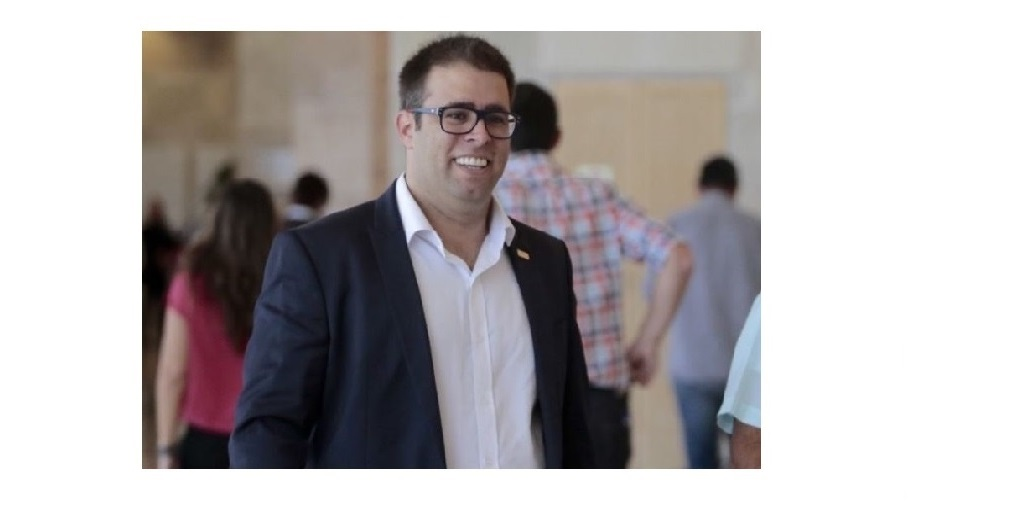
%> input picture Ex3/ex3/im_2A.jpg, 1024 x 512 px
$ octave blendingExample2.m   (GNU Octave 9; MATLAB toolbox functions it lacks are replaced by stand-ins)
%> lines starting %> are read from the running program, lines starting %| are printed output that depends on the picture
### Ex3/ex3/imReadAndConvert.m
function [ imageOutput] = imReadAndConvert(filename, representation )
%> called with filename = 'im_2A.jpg', representation = 2
% imReadAndConvert function - reads a given image  and converts it into a given representation
% INPUT:
% filename - string containing the image filename to read
% grayscale: representation = 1, RGB: reperesentation = 2
% OUTPUT:
% imageOutput - same image in the requested representation

I = imread(filename);
%> I is the input picture: size 512x1024x3 uint8; mean R, G, B 179.7, 175.3, 176.5
% convert image to [1,0]
I = double(I)/255;
%> I: size 512x1024x3 double

X = imfinfo(filename);
if representation == 1 % gray Scale
    if strcmp(X.ColorType, 'grayscale')
        imageOutput = I;
    else
        imageOutput = rgb2gray(I);
    end
else
    if representation == 2 % RGB
        if strcmp (X.ColorType,  'truecolor' )
        imageOutput = I;
        else
           error('Error. \nCan not convert grayscale picture to RGB');
        end
    end
end

end

### Ex3/ex3/GaussianPyramid.m
function [pyr, filter] = GaussianPyramid(im, maxLevels, filterSize)
% Creates Gaussian Pyramid of a given image
%   INPUT:
% im - a grayscale image with double values in [0,1]
% maxLevels - the maximal number of levels in the resulting pyramid
% filterSize - the size of the Gaussian filter
%   OUTPUT:
% pyr - is the resulting pyramid as a column cell array with maximum of maxLevels cells of grayscale images
% filter - is 1D-row of size filterSize used for the pyramid construction, normalized

MIN_RES = 16;
im = double(im);

% assume filterSize is odd
filter = binomialFilter1D(filterSize);

pyr(1) = {im};

level = 2;
imS = im;
while ( level <= maxLevels )
    %Blur
    imS = conv2(imS, filter, 'same');
    imS = conv2(imS, filter', 'same');
    % take only second pixel
    imS = imS(1:2:end,1:2:end);

    [m,n] = size(imS);
    % check minimal resolution
    if( min(m,n) < MIN_RES)
        break;
    end

    %update pyramid of G
    pyr(level) = {imS};
    level = level +1;
end

pyr = pyr';
end

### Ex3/ex3/binomialFilter1D.m
function filter = binomialFilter1D( filterSize )
% Find the binomical filter of 1-Dim by convolution [1,1]

filter = [1,1];
for i = 1 : filterSize - 2
    filter = conv(filter, [1,1]);
end
sumOfFilter = sum(filter);
filter = filter./sumOfFilter;

end

### Ex3/ex3/LaplacianPyramid.m
function [pyr, filter] = LaplacianPyramid(im, maxLevels, filterSize)
% Create Laplacian pyramid of a given image
%   INPUT:
% im - a grayscale image with double values in [0,1]
% maxLevels - the maximal number of levels in the resulting pyramid
% filterSize - the size of the Gaussian filter
%   OUTPUT:
% pyr is the resulting Laplacian pyramid as a column cell array with maximum of maxLevels cells of grayscale images
% filter is 1D-row of size filterSize used for the pyramid construction, normalized

% Calculate Gaussian Pyramid
[Gpyr, filter] = GaussianPyramid(im, maxLevels, filterSize);

numOfLevels = size(Gpyr,1);
pyr =  cell(numOfLevels,1);
pyr(numOfLevels) = Gpyr(numOfLevels);

pyrIdx = numOfLevels-1;
while( pyrIdx > 0 )
    prevGMat = Gpyr {pyrIdx+1};
    curGMat = Gpyr {pyrIdx};

    % expand prev Gausian
    expandedIm = ExpandImg( prevGMat, filter );

    % reduce from prev Gaussian the expanded and blured current Gaussian
    curLapMat = curGMat - expandedIm;
    pyr(pyrIdx) = {curLapMat};
    pyrIdx = pyrIdx -1;
end
end

### Ex3/ex3/pyramidBlending.m
function imBlend = pyramidBlending(im1, im2, mask, maxLevels, filterSizeIm, filterSizeMask)
% blend two images using laplacian pyramids
% INPUT:
% im1, im2 - are two input grayscale images to be blended.
% mask - is a binary mask containing 1's and 0's representing which parts of im1 and im2 should appear in the resulting imBlend.
% maxLevels - is the maxLevels parameter you should use when generating the Gaussian and Laplacian pyramids.
% filterSizeIm - is the size of the Gaussian filter ( od value, defining the filter used in the construction of the Laplacian pyramids of im1 and im2)
% filterSizeMask - is the size of the Gaussian filter (an odd scalar that represents a squared filter) which defining the filter used in the construction of the Gaussian pyramid of mask.
% OUTPUT:
% imBlended - the result blended image


% construct pyramids
[L1, filter] = LaplacianPyramid ( im1, maxLevels, filterSizeIm );
[L2, filter] = LaplacianPyramid ( im2, maxLevels, filterSizeIm );
[Gm, GaussianFilter] =  GaussianPyramid ( mask, maxLevels, filterSizeMask );

numOfLevels = size( L1,1 );
Lout =  cell( numOfLevels,1 );
for k = 1: numOfLevels
    Lout{k} = Gm{k}.*L1{k} + ( 1-Gm{k} ).*L2{k};
end

imBlend = LaplacianToImage(Lout, filter, ones(numOfLevels));
end

### Ex3/ex3/LaplacianToImage.m
function img = LaplacianToImage(lpyr, filter, coeffMultVec)
% LaplacianToImage implements the reconstruction of an image from its Laplacian Pyramid
%INPUT:
% pyr is a Laplacian pyramid
% filter used to built the pyramid
% coeffMultVec is a coefficient vector (size is the same as the number of
% levels in the pyramid lpyr)
%OUTPUT:
% img- constructed image

pyrSize = size(lpyr,1);
img =  cell2mat(lpyr(pyrSize));
for pyrIdx = pyrSize-1:-1:1
    expandedIm = ExpandImg(img, filter );
    largerLap = lpyr {pyrIdx} * coeffMultVec( pyrIdx );
    img = expandedIm + largerLap;
end

### Ex3/ex3/blendingExample2.m
% script- blendingExample2.m
filename_2A = 'im_2A.jpg';
filename_2B = 'im_2B.jpg';
X_A = imfinfo(filename_2A);
X_B = imfinfo(filename_2B);
if (strcmp(X_A.ColorType, 'truecolor') && (strcmp(X_B.ColorType, 'truecolor')))
    im_2A = imReadAndConvert(filename_2A, 2);
    im_2B = imReadAndConvert(filename_2B, 2);
%> call 2 of imReadAndConvert, with filename = 'im_2B.jpg', representation = 2
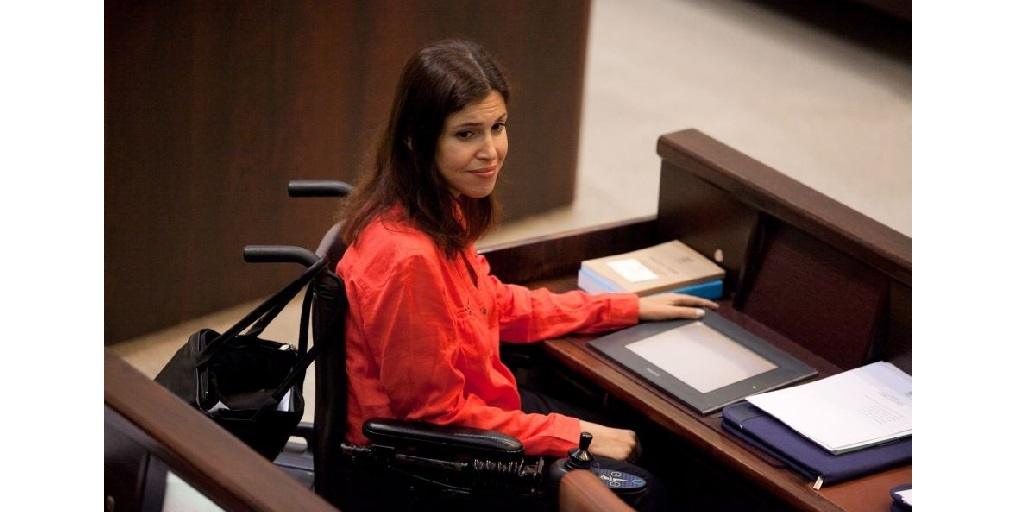
%> input picture Ex3/ex3/im_2B.jpg, 1024 x 512 px
%> in imReadAndConvert, I is the input picture: size 512x1024x3 uint8; mean R, G, B 132.6, 106.8, 100.7
else
    im_2A = imReadAndConvert(filename_2A, 1);
    im_2B = imReadAndConvert(filename_2B, 1);
end

mask_2 = imReadAndConvert('mask_2.jpg', 1);
%> call 3 of imReadAndConvert, with filename = 'mask_2.jpg', representation = 1
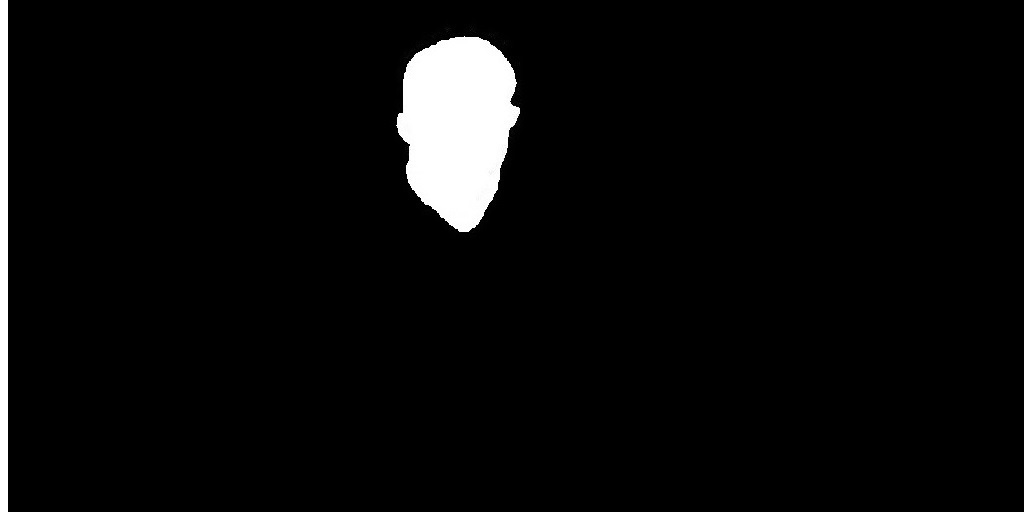
%> input picture Ex3/ex3/mask_2.jpg, 1024 x 512 px
%> in imReadAndConvert, I is the input picture: size 512x1024x3 uint8; min 0, max 255, mean 10.4
maxLevels = 5;
filterSizeIm = 5;
filterSizeMask = 5;

% for RGB:
imBlend = zeros(size(im_2A));
imageSize = size(im_2A,3);
%> imageSize = 3
for idx = 1 :imageSize
    % blend image
    imBlend(:,:,idx) = pyramidBlending(im_2A(:,:,idx), im_2B(:,:,idx), mask_2, maxLevels, filterSizeIm, filterSizeMask);
end
%> this loop made 3 passes
%> pass 1, in GaussianPyramid, `im = double(im);`:
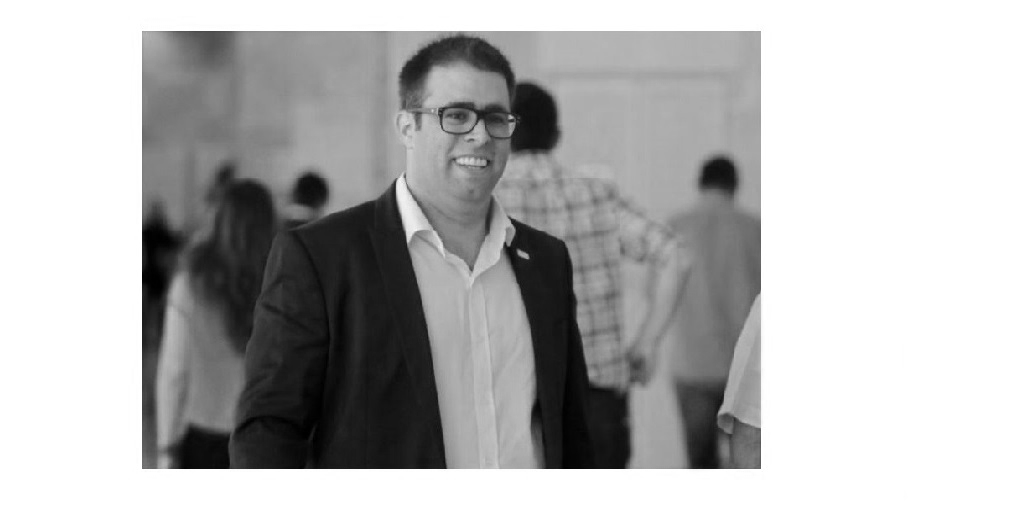
%> im: size 512x1024 double; min 0, max 1, mean 0.705
%> pass 1, in GaussianPyramid (call 2), `im = double(im);`:
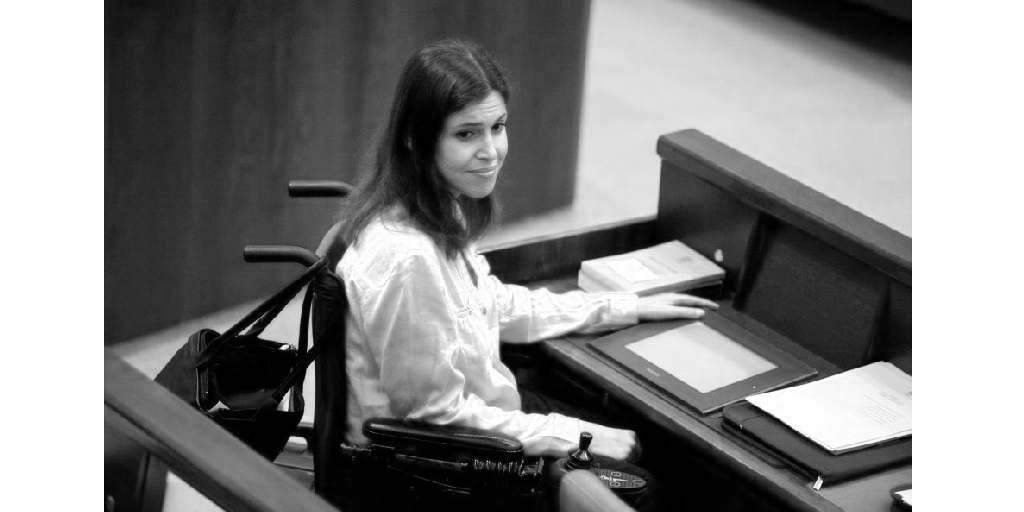
%> im: size 512x1024 double; min 0, max 1, mean 0.52
%> pass 1, in LaplacianToImage, `img =  cell2mat(lpyr(pyrSize));`:
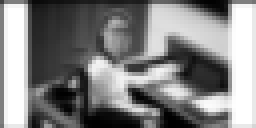
%> img: size 32x64 double (shown 4 times larger); min 0.00116, max 1, mean 0.51
%> pass 1, in pyramidBlending, `imBlend = LaplacianToImage(Lout, filter, ones(numOfLevels));`:
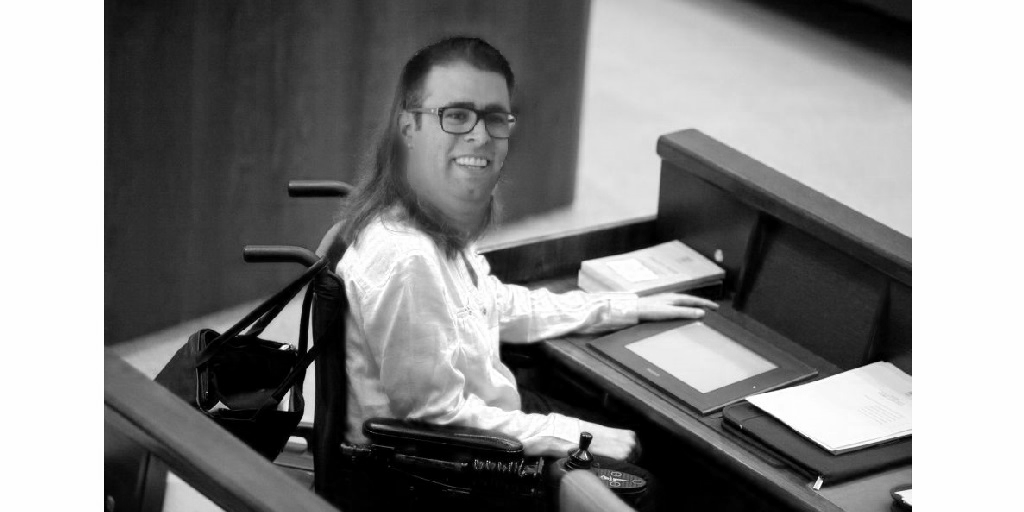
%> imBlend: size 512x1024 double; min -4.16e-17, max 1, mean 0.526; drawn with min black and max white
%> after the loop:
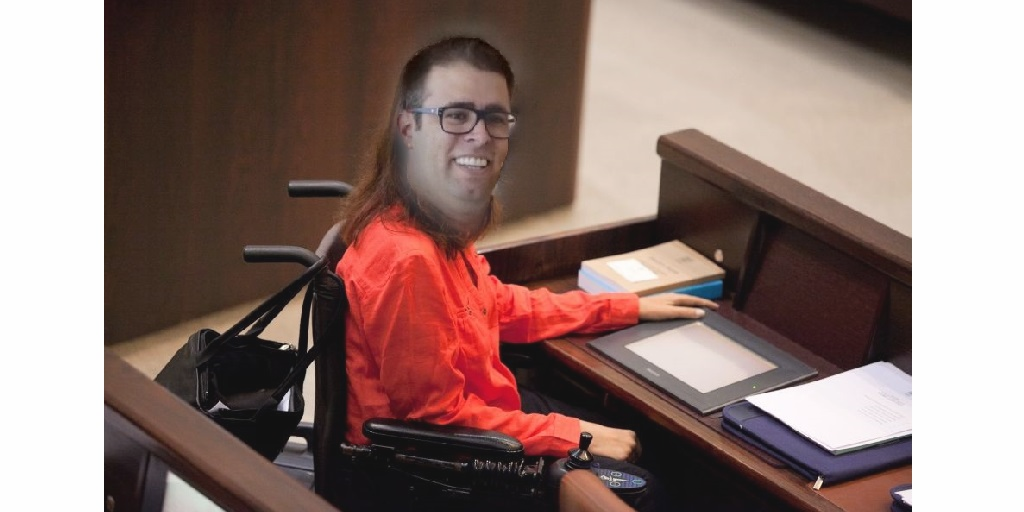
%> imBlend: size 512x1024x3 double; mean R, G, B 0.526, 0.426, 0.404; drawn with min black and max white

% display the 2 input images, mask and the result image
figure; imshow( im_2A );
figure; imshow( im_2B );
figure; imshow( mask_2 );
figure; imshow( imBlend );
